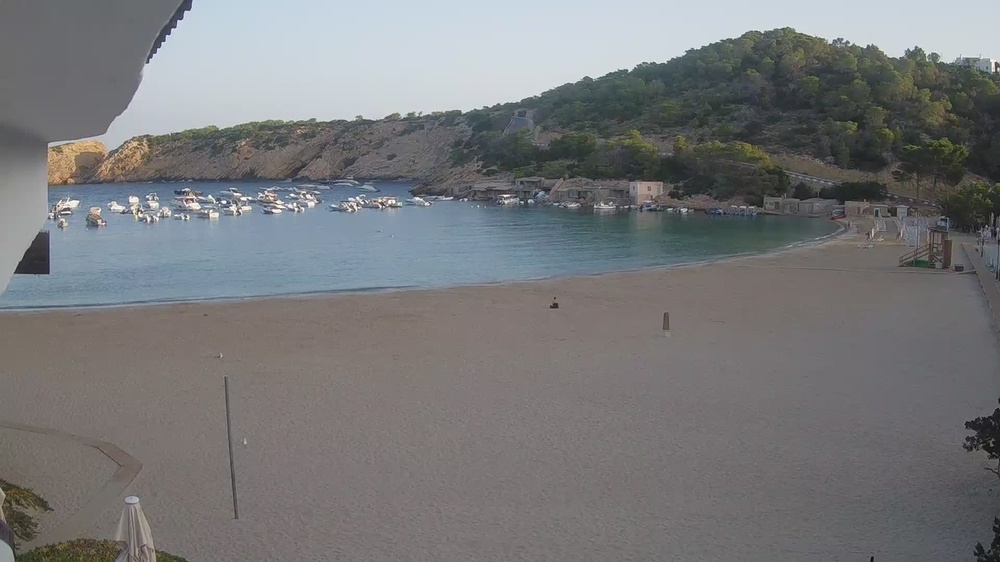
#> input picture P1_images/1660543200.jpg, 1000 x 562 px, shrunk from 1920 x 1080 before the run
$ python basic.py   (older library calls are emulated)
#> lines starting #> are read from the running program, lines starting #| are printed output that depends on the picture
import cv2
import math
import numpy as np
import pandas as pd
from matplotlib import pyplot as plt

def remove_back(img_front: np.ndarray, img_back: np.ndarray):
    img_front = cv2.cvtColor(img_front, cv2.COLOR_BGR2GRAY)
    im = (img_front - img_back)
    return im.astype('uint8')

def apply_mask(img, mask):
    imout = img*(mask/255)
    return imout.astype('uint8')

def make_gt(lab_im):
    center = lab_im[[1, 2]].to_numpy()
    base = np.zeros((lab_im.iloc[0][5], lab_im.iloc[0][4]))
    for i in range(center.shape[0]):
        base = cv2.circle(base, (center[i, 0], center[i, 1]), 7, 255, -1)
    return base/255

# [55 lines left out: functions do_thresh, do_sobelx, get_boxes, not called in this run]

if __name__ == '__main__':

    # Read target images

    img_b1 = cv2.imread('../P1_images/1660543200.jpg', cv2.IMREAD_COLOR)
#> img_b1 is the input picture: shape (562, 1000, 3); mean B, G, R 121.9, 120.3, 119.4
    img_b2 = cv2.imread('../P1_images/1660546800.jpg', cv2.IMREAD_COLOR)
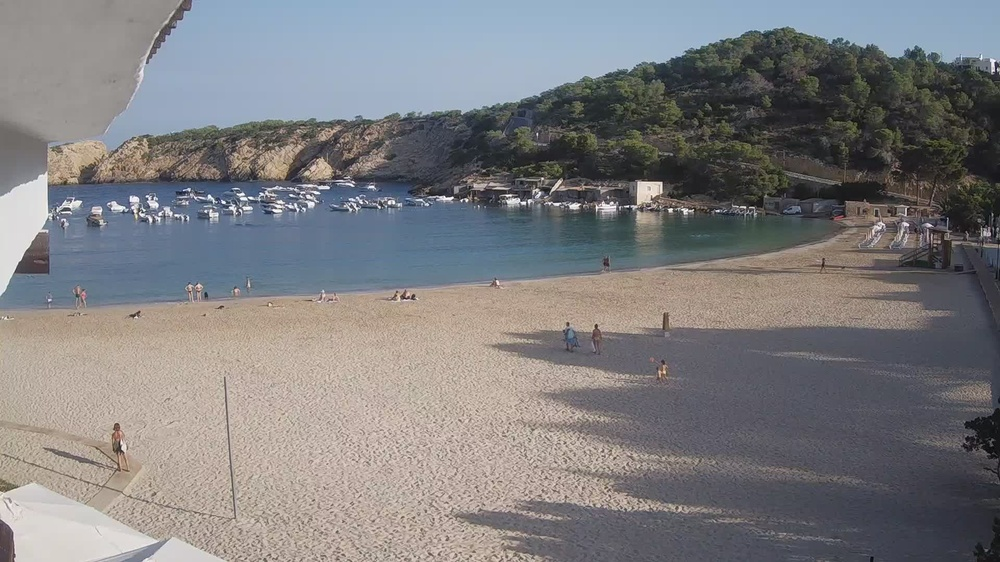
#> input picture P1_images/1660546800.jpg, 1000 x 562 px, shrunk from 1920 x 1080 before the run
#> img_b2 is the input picture: shape (562, 1000, 3); mean B, G, R 127.4, 125.4, 126.2
    img_b3 = cv2.imread('../P1_images/1660550400.jpg', cv2.IMREAD_COLOR)
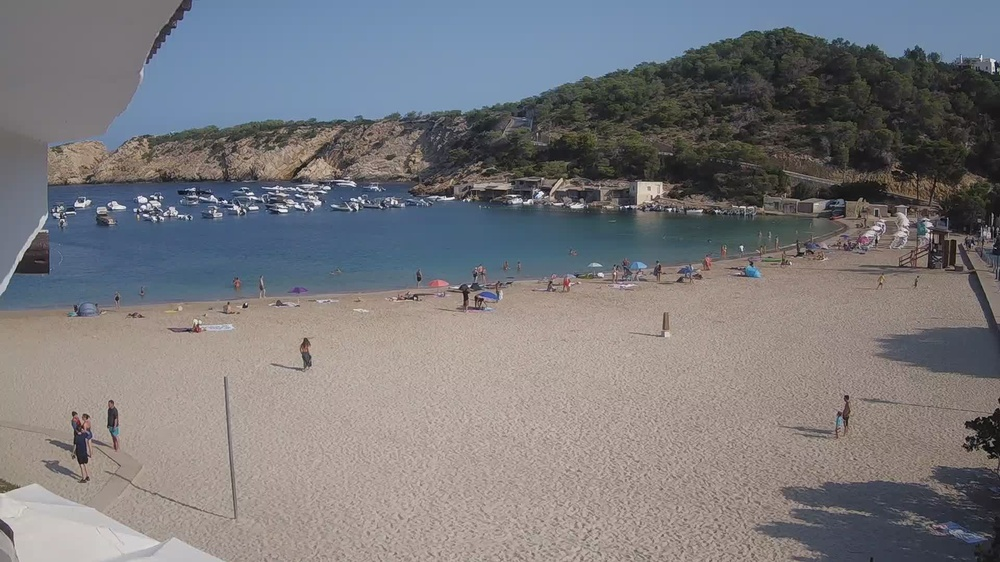
#> input picture P1_images/1660550400.jpg, 1000 x 562 px, shrunk from 1920 x 1080 before the run
#> img_b3 is the input picture: shape (562, 1000, 3); mean B, G, R 123.5, 120.6, 122
    img_b4 = cv2.imread('../P1_images/1660554000.jpg', cv2.IMREAD_COLOR)
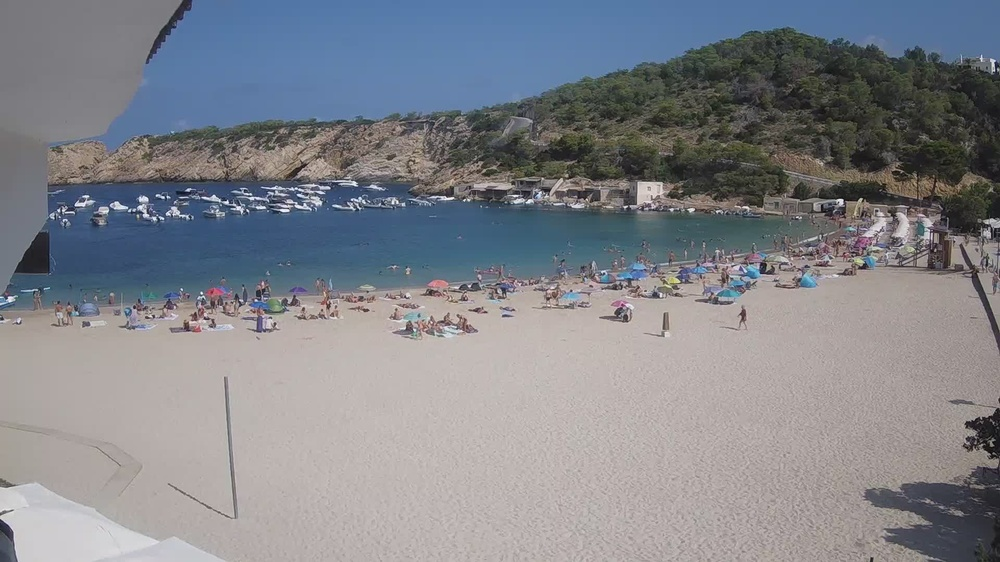
#> input picture P1_images/1660554000.jpg, 1000 x 562 px, shrunk from 1920 x 1080 before the run
#> img_b4 is the input picture: shape (562, 1000, 3); mean B, G, R 138, 131.7, 129.5
    img_b5 = cv2.imread('../P1_images/1660557600.jpg', cv2.IMREAD_COLOR)
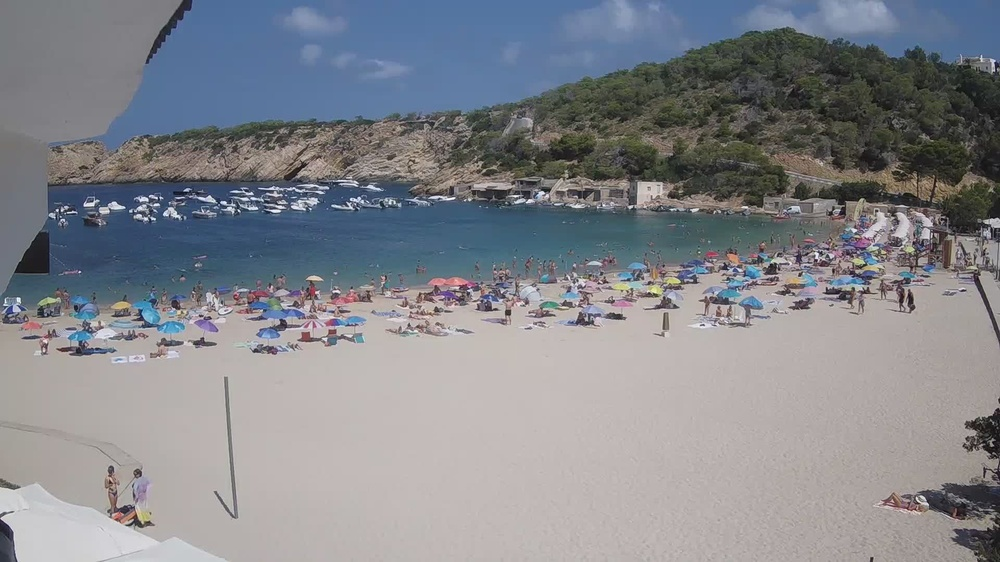
#> input picture P1_images/1660557600.jpg, 1000 x 562 px, shrunk from 1920 x 1080 before the run
#> img_b5 is the input picture: shape (562, 1000, 3); mean B, G, R 139.3, 133.7, 131.7
    img_b6 = cv2.imread('../P1_images/1660561200.jpg', cv2.IMREAD_COLOR)
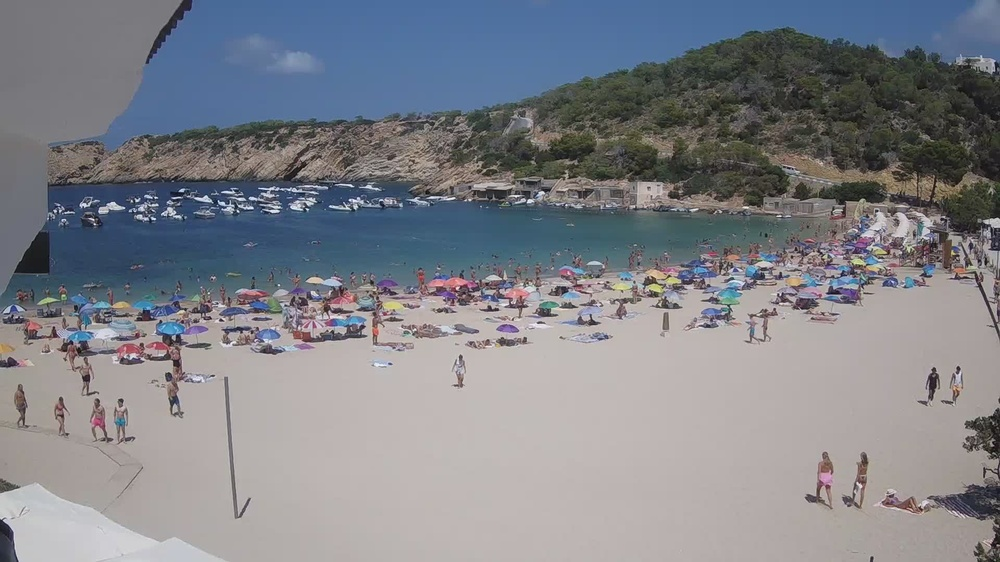
#> input picture P1_images/1660561200.jpg, 1000 x 562 px, shrunk from 1920 x 1080 before the run
#> img_b6 is the input picture: shape (562, 1000, 3); mean B, G, R 136.4, 129.9, 127.9
    img_b7 = cv2.imread('../P1_images/1660564800.jpg', cv2.IMREAD_COLOR)
    img_b8 = cv2.imread('../P1_images/1660568400.jpg', cv2.IMREAD_COLOR)
    img_b9 = cv2.imread('../P1_images/1660572000.jpg', cv2.IMREAD_COLOR)
    img_b10 = cv2.imread('../P1_images/1660575600.jpg', cv2.IMREAD_COLOR)

    # Read labels
    lab_b1 = pd.read_csv('../P1_images/1660543200_ground.csv', header=None)  # x == column1 , y == colum2
#> (reads P1_images/1660543200_ground.csv from the repository)
    lab_b2 = pd.read_csv('../P1_images/1660546800_ground.csv', header=None)
#> (reads P1_images/1660546800_ground.csv from the repository)
    lab_b3 = pd.read_csv('../P1_images/1660550400_ground.csv', header=None)
#> (reads P1_images/1660550400_ground.csv from the repository)
    lab_b4 = pd.read_csv('../P1_images/1660554000_ground.csv', header=None)
#> (reads P1_images/1660554000_ground.csv from the repository)
    lab_b5 = pd.read_csv('../P1_images/1660557600_ground.csv', header=None)
    lab_b6 = pd.read_csv('../P1_images/1660561200_ground.csv', header=None)
    lab_b7 = pd.read_csv('../P1_images/1660564800_ground.csv', header=None)
    lab_b8 = pd.read_csv('../P1_images/1660568400_ground.csv', header=None)
    lab_b9 = pd.read_csv('../P1_images/1660572000_ground.csv', header=None)
    lab_b10 = pd.read_csv('../P1_images/1660575600_ground.csv', header=None)

    # Get groundtruth images
    gt_b1 = make_gt(lab_b1)
    gt_b2 = make_gt(lab_b2)
    gt_b3 = make_gt(lab_b3)
    gt_b4 = make_gt(lab_b4)
    gt_b5 = make_gt(lab_b5)
    gt_b6 = make_gt(lab_b6)
    gt_b7 = make_gt(lab_b7)
    gt_b8 = make_gt(lab_b8)
    gt_b9 = make_gt(lab_b9)
    gt_b10 = make_gt(lab_b10)

    # Get empty beach image and mask
    img_back = cv2.imread('../P1_images/empty_beach.jpg', 0)
    mask = cv2.imread('../P1_images/mask4.jpg', 0)

    images = [img_b1, img_b2, img_b3, img_b4, img_b5, img_b6, img_b7, img_b8, img_b9, img_b10]
    grounds = [gt_b1, gt_b2, gt_b3, gt_b4, gt_b5, gt_b6, gt_b7, gt_b8, gt_b9, gt_b10]

    mse = 0
    av = 0

    for im_targ, gt in zip(images, grounds):

        # Do thresholding
#> (the run stopped early here; a loop or call above may not have finished)
